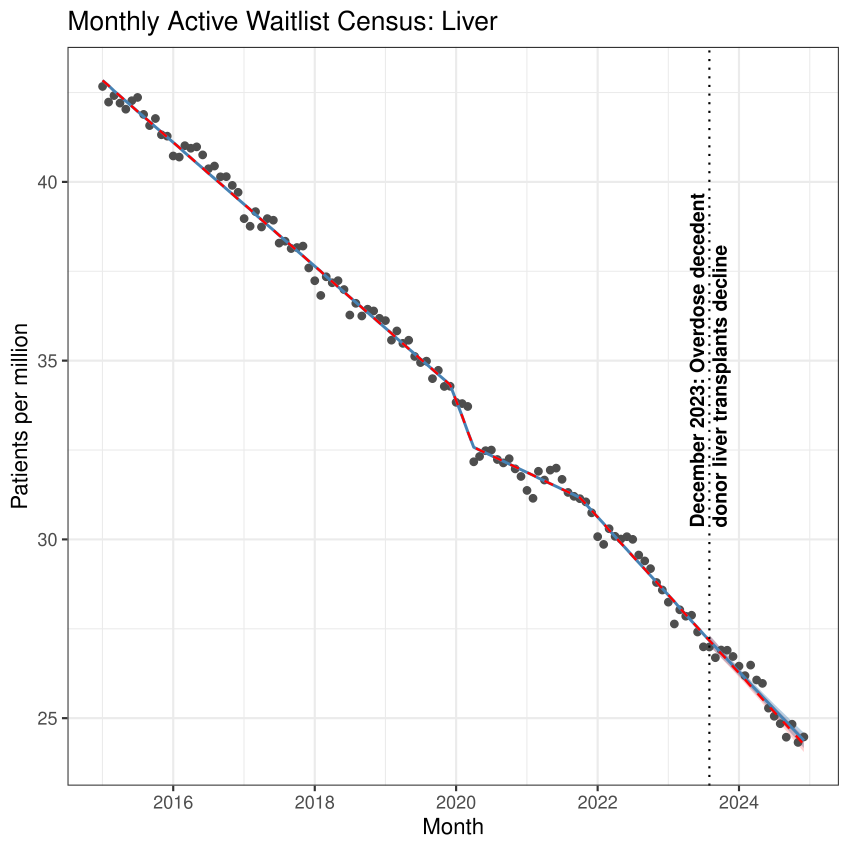

Here is the R script that generated this plot:
###############################################################################
# Interrupted Time Series (ITS) Segmented Model for Monthly Liver Waitlist Size
# Dataset: monthly_liver_waitlist_size.csv
# Columns (required):
#   - month                (e.g., "1/1/15")
#   - ActiveWaitlistSize   (counts)
#   - Resident_population  (counts)
#
# We compute per-million internally:
#   WaitlistPM = ActiveWaitlistSize / (Resident_population / 1e6)
#
# Output:
#   - ITS analysis with Newey–West (prewhite = FALSE) CIs and plot
#   - EXACT totals for Sep 2023 – Aug 2024
#
# Update:
#   - Post-intervention CI bands for factual and counterfactual
#   - CI bands derived from Newey–West robust vcov
###############################################################################
rm(list = ls())
pacman::p_load(tidyverse, lubridate, lmtest, sandwich, here)

csv_file          <- file.path(here(), "code", "submission 2", 
                               "Figure 6", "data", "monthly_liver_waitlist_size.csv")
start_date <- as.Date("2015-01-01")
end_date <- as.Date("2024-12-01")
intervention_date <- as.Date("2023-08-01")
knots <- c(60, 64, 82)

intervention_label <- "Overdose decedent\ndonor liver transplants decline"

if (!file.exists(csv_file)) stop("CSV file not found: ", csv_file)

df_raw <- read_csv(csv_file, show_col_types = FALSE)
names(df_raw) <- str_trim(names(df_raw))

req_cols <- c("month","ActiveWaitlistSize","Resident_population")
missing_cols <- setdiff(req_cols, names(df_raw))
if (length(missing_cols) > 0) stop("Required columns not found: ", paste(missing_cols, collapse = ", "))

df <- df_raw %>%
  transmute(
    Date = as.Date(.data[["month"]], format = "%m/%d/%y"),
    ActiveWaitlistSize = as.double(.data[["ActiveWaitlistSize"]]),
    Resident_population = as.double(.data[["Resident_population"]])
  ) %>%
  mutate(WaitlistPM = ActiveWaitlistSize / (Resident_population / 1e6)) %>%
  arrange(Date) %>%
  filter(Date >= start_date & Date <= end_date) %>%
  mutate(
    time = row_number(),
    break_idx = match(intervention_date, Date),
    time_after = pmax(0, time - break_idx),
    knot60 = pmax(0, time - knots[1]),
    knot64 = pmax(0, time - knots[2]),
    knot82 = pmax(0, time - knots[3])
  )

model <- lm(WaitlistPM ~ time + knot60 + knot64 + knot82 + time_after, data = df)
vcov_nw <- NeweyWest(model, prewhite = FALSE)
tcrit <- qt(0.975, df.residual(model))

# Predictions

df_exp <- df %>% mutate(time_after = 0L)

df <- df %>%
  mutate(
    fitted = predict(model, newdata = df),
    expected = predict(model, newdata = df_exp)
  )

# CI computation

b <- coef(model)
V <- vcov_nw[names(b), names(b)]

X_fit <- model.matrix(model, df)
X_exp <- model.matrix(model, df_exp)

fit_var <- rowSums((X_fit %*% V) * X_fit)
exp_var <- rowSums((X_exp %*% V) * X_exp)

fit_se <- sqrt(pmax(fit_var, 0))
exp_se <- sqrt(pmax(exp_var, 0))


df <- df %>%
  mutate(
    fitted_lwr = fitted - tcrit * fit_se,
    fitted_upr = fitted + tcrit * fit_se,
    expected_lwr = expected - tcrit * exp_se,
    expected_upr = expected + tcrit * exp_se
  )

# Post-intervention only

df_post <- df %>% filter(Date >= intervention_date)

# --- Intervention label placement controls ---
label_anchor <- "line"   # "line" or "right"
label_x_offset_days <- 145   # positive = right, negative = left
label_y_offset_frac <- 0.40   # fraction down from top of y-range
label_size <- 5

y_range <- range(df$WaitlistPM, na.rm = TRUE)
y_lab <- y_range[2] - label_y_offset_frac * diff(y_range)

label_x <- if (label_anchor == "right") {
  end_date + days(label_x_offset_days)
} else {
  intervention_date + days(label_x_offset_days)
}

x_limit_end <- if (label_anchor == "right") {
  end_date + days(max(0, label_x_offset_days + 5))
} else end_date

p <- ggplot(df, aes(Date)) +
  geom_ribbon(data = df_post,
              aes(ymin = fitted_lwr, ymax = fitted_upr),
              fill = "steelblue", alpha = 0.38) +
  geom_ribbon(data = df_post,
              aes(ymin = expected_lwr, ymax = expected_upr),
              fill = "red", alpha = 0.18) +
  geom_point(aes(y = WaitlistPM), size = 2, color = "gray30") +
  geom_line(aes(y = fitted), color = "steelblue", size = 1) +
  geom_line(aes(y = expected), linetype = "dashed", color = "red", size = 0.8) +
  geom_vline(xintercept = intervention_date, linetype = "dotted") +
  geom_text(
    data = tibble(Date = label_x, y = y_lab),
    aes(x = Date, y = y-5, label = paste0("December 2023: ", intervention_label)),
    angle = 90, lineheight = 0.95,
    vjust = -0.3, hjust = 0,
    size = label_size, fontface = "bold"
  ) +
  scale_x_date(limits = c(start_date, x_limit_end)) +
  labs(title = "Monthly Active Waitlist Census: Liver",
       x = "Month", y = "Patients per million") +
  theme_bw(base_size = 16)

print(p)


if(FALSE){
  ggsave(file.path(here(), "code", "submission 2", "Figure 6", "Figure 6.pdf"), 
         p, 
         device = "pdf", 
         height = 8.5, 
         width = 8.5, 
         units = "in")
}


###############################################################################
# --- OUTPUTS MATCHING ORIGINAL SCRIPT ---
###############################################################################

cat("\n--- ITS Model (Newey–West robust SE; prewhite = FALSE) ---\n")
print(coeftest(model, vcov. = vcov_nw), digits = 2)

# --- Segment slopes with 95% CI ---

slope_ci <- function(vars) {
  ests <- coef(model)[vars]
  covs <- vcov_nw[vars, vars]
  slope <- sum(ests)
  se <- sqrt(sum(covs))
  ci <- slope + c(-1, 1) * tcrit * se
  tibble(Estimate = slope, Lower = ci[1], Upper = ci[2])
}

segments <- list(
  "Pre-knot60"   = c("time"),
  "Knot60-64"    = c("time","knot60"),
  "Knot64-82"    = c("time","knot60","knot64"),
  "Knot82-Int"   = c("time","knot60","knot64","knot82"),
  "Post-Int"     = c("time","knot60","knot64","knot82","time_after")
)

cat("\n--- Segment Slopes (units/month, 95% CI) ---\n")
seg_tbl <- purrr::imap_dfr(segments, ~{
  s <- slope_ci(.x)
  tibble(Segment = .y,
         Estimate = s$Estimate,
         Lower = s$Lower,
         Upper = s$Upper)
}) %>%
  mutate(`Estimate (95% CI)` = sprintf("%.2f (%.2f to %.2f)", Estimate, Lower, Upper)) %>%
  select(Segment, `Estimate (95% CI)`)

print(seg_tbl, n = Inf, width = Inf)

# --- Post-intervention slope p-value ---
final_vars <- c("time","knot60","knot64","knot82","time_after")
ests <- coef(model)[final_vars]
covs <- vcov_nw[final_vars, final_vars]
final_slope <- sum(ests)
final_se <- sqrt(sum(covs))
final_t <- final_slope / final_se
final_p <- 2 * pt(-abs(final_t), df.residual(model))

cat("\nFinal (Post-Intervention) Slope:\n")
cat(sprintf("Estimate = %.4f, SE = %.4f, t = %.3f, p = %.4g\n",
            final_slope, final_se, final_t, final_p))

###############################################################################
# --- EXACT TOTALS (Sep 2023–Aug 2024): modeled vs expected with CIs ---
###############################################################################

post_start <- as.Date("2023-09-01")
post_end <- as.Date("2024-08-01")

post <- df %>%
  filter(Date >= post_start, Date <= post_end) %>%
  mutate(w = Resident_population / 1e6)

fm <- formula(model)
b <- coef(model)
V <- vcov_nw[names(b), names(b)]

X_mod <- model.matrix(fm, data = post)
post_exp <- post %>% mutate(time_after = 0L)
X_exp <- model.matrix(fm, data = post_exp)

L_mod <- colSums(post$w * X_mod)
L_exp <- colSums(post$w * X_exp)
L_dif <- L_mod - L_exp

lincom <- function(L) {
  est <- as.numeric(crossprod(L, b))
  se <- sqrt(as.numeric(t(L) %*% V %*% L))
  c(lwr = est - tcrit * se, est = est, upr = est + tcrit * se)
}

tot_exp <- lincom(L_exp)
tot_mod <- lincom(L_mod)
tot_dif <- lincom(L_dif)

num_hat <- as.numeric(crossprod(L_dif, b))
den_hat <- as.numeric(crossprod(L_exp, b))
rel_hat <- 100 * num_hat / den_hat

grad <- 100 * ((L_dif / den_hat) - (num_hat / den_hat^2) * L_exp)
se_rel <- sqrt(as.numeric(t(grad) %*% V %*% grad))
ci_rel <- c(rel_hat - tcrit * se_rel,
            rel_hat,
            rel_hat + tcrit * se_rel)

summary_tbl <- tibble(
  Metric = c("Expected total (counts, no intervention)",
             "Modeled total (counts)",
             "Absolute difference (counts)",
             "Relative difference (%)"),
  `95% CI Lower` = c(tot_exp["lwr"], tot_mod["lwr"], tot_dif["lwr"], ci_rel[1]),
  Estimate = c(tot_exp["est"], tot_mod["est"], tot_dif["est"], ci_rel[2]),
  `95% CI Upper` = c(tot_exp["upr"], tot_mod["upr"], tot_dif["upr"], ci_rel[3])
)

cat("\n=== Sep 2023 – Aug 2024 Totals ===\n")
print(mutate(summary_tbl, across(-Metric, ~round(., 2))), n = Inf)
